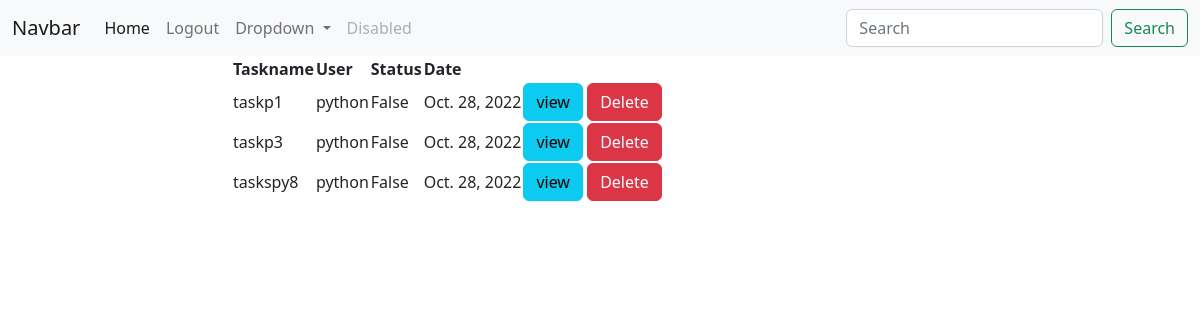
The app's page /web/todos/all (signed in), older data.
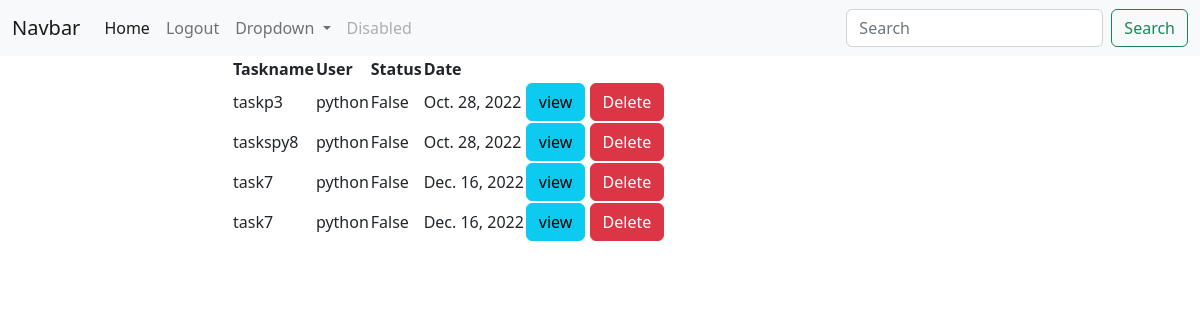
The same page, newer data.
### api/models.py (models this page shows, shortened)
class ToDosn(models.Model):
    Task_name=models.CharField(max_length=200)
    User= models.ForeignKey(User,on_delete=models.CASCADE)
    Status= models.BooleanField(default=False)
    Created_date=models.DateField(auto_now_add=True)

### todoweb/views.py (the view)
# urls.py: path("todos/all",views.TodoListView.as_view(),name="todo-list"),
@method_decorator(signin_required,name="dispatch")
class TodoListView(ListView):
    template_name="todos-list.html"
    model=ToDosn
    context_object_name="todos"
    def get_queryset(self):
        return ToDosn.objects.filter(User=self.request.user)

### todoweb/views.py (called while the page is built)
def signin_required(fn):
    def wrapper(request,*args,**kw):
        if not request.user.is_authenticated:
            messages.error(request,"you must login first")
            return redirect("signin")
        else:
            return fn(request,*args,**kw)
    return wrapper

### todoweb/templates/todos-list.html
{%extends 'base.html'%}
{%block body_block%}
<div class="row">
  <div class="col-2"></div>
  <div class="col-8">
    <table>
        <tr>
            <th>Taskname</th>
            <th> User</th>
            <th> Status</th>
            <th> Date</th>
        </tr>
        {%for todo in todos%}
        <tr>
            <td>{{todo.Task_name}}</td>
            <td>{{todo.User}}</td>
            <td>{{todo.Status}}</td>
            <td>{{todo.Created_date}}</td>
            <td>
                <a href="{%url 'todo-detail' todo.id %}" class="btn btn-info">view</a>
                <a href="{%url 'todo-delete' todo.id%}" class="btn btn-outline btn-danger"> Delete</a>
        </tr>
        {%endfor%}
    </table>
  </div>
  <div class="col-2"></div>
</div>
{%endblock%}

### todoweb/templates/base.html (shortened to what this page needs)
<!DOCTYPE html>
<html lang="en">
<head>
<link href="https://cdn.jsdelivr.net/npm/bootstrap@5.2.3/dist/css/bootstrap.min.css" rel="stylesheet">
</head>
<body>
    <nav class="navbar navbar-expand-lg bg-light">
        <div class="container-fluid">
          <a class="navbar-brand" href="#">Navbar</a>
          <div class="collapse navbar-collapse" id="navbarSupportedContent">
            <ul class="navbar-nav me-auto mb-2 mb-lg-0">
              <li class="nav-item">
                <a class="nav-link active" aria-current="page" href="#">Home</a>
              </li>
              <li class="nav-item">
                <a class="nav-link" href="{%url 'sign-out' %}">Logout</a>
              </li>
              <li class="nav-item dropdown">
                <a class="nav-link dropdown-toggle" href="#" role="button" data-bs-toggle="dropdown" aria-expanded="false">
                  Dropdown
                </a>
              </li>
              <li class="nav-item">
                <a class="nav-link disabled">Disabled</a>
              </li>
            </ul>
            <form class="d-flex" role="search">
              <input class="form-control me-2" type="search" placeholder="Search" aria-label="Search">
              <button class="btn btn-outline-success" type="submit">Search</button>
            </form>
          </div>
        </div>
      </nav>
    <div class="container">
        {%block body_block%}
        {%endblock%}
    </div>
</body>
</html>

Row changes from the older to the newer data that the page shows:
removed ToDosn: Task_name "taskp1", User "python", Status "False", Created_date "Oct. 28, 2022"
added ToDosn: Task_name "task7", User "python", Status "False", Created_date "Dec. 16, 2022"
added ToDosn: Task_name "task7", User "python", Status "False", Created_date "Dec. 16, 2022"
